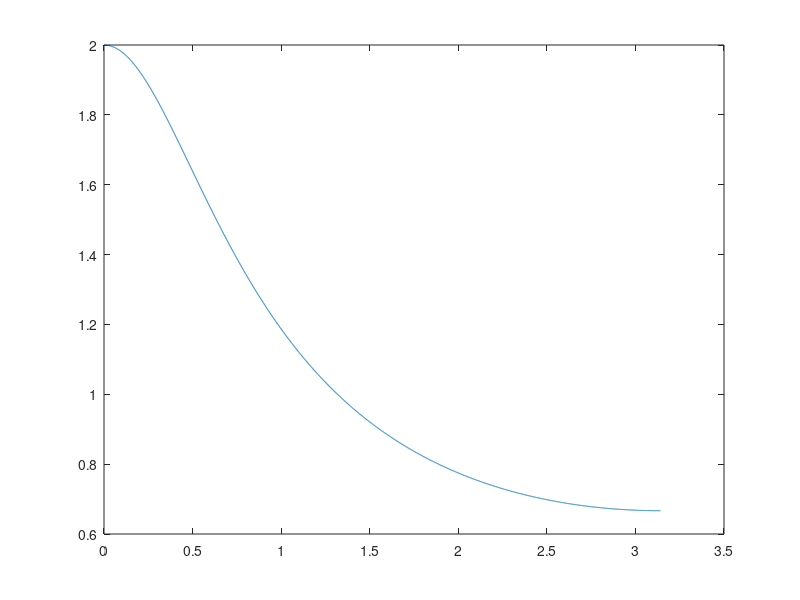
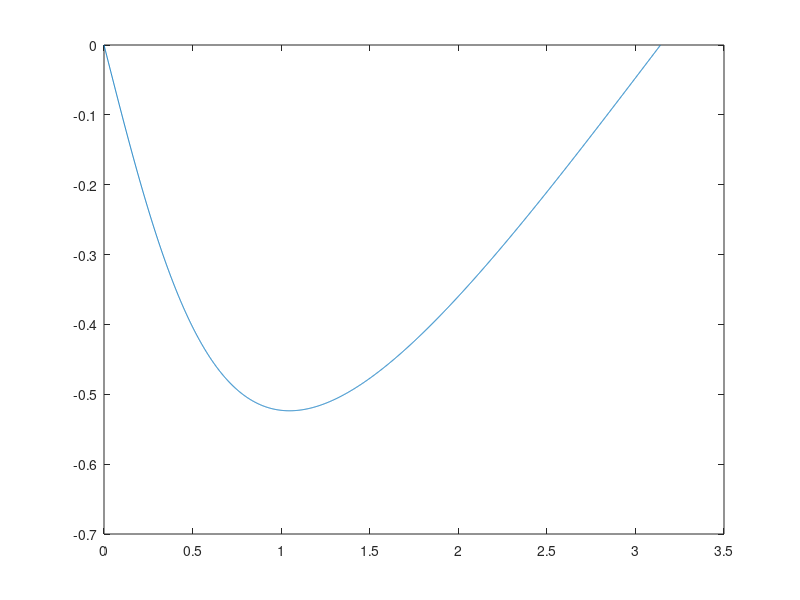

MATLAB code to generate these figures, in order:
clc; clear;
OM = 0:0.001: pi;
z = exp(j*OM)

X = z./(z-0.5);

X_mag = abs(X);
X_ph = angle(X);

plot(OM,X_mag);
figure;
plot(OM,X_ph);